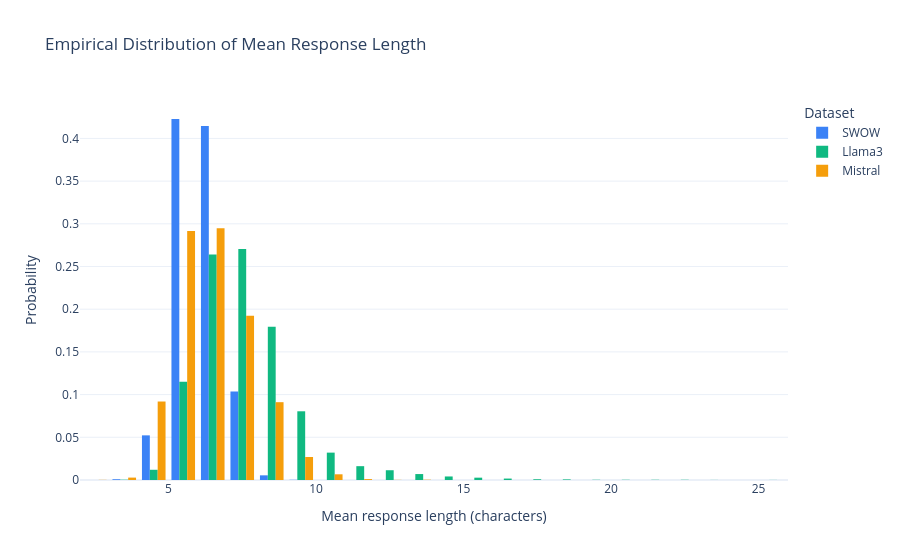

Notebook cell for this chart:
### Markdown cell above
### 5.4 Response Length

In this section, we examine the average length of responses produced for each cue word.

We use the `mean_response_length` feature calculated during data preparation, which measures the average number of characters per response, including spaces.

Our goal is to investigate whether human and LLM-generated associations show different response length patterns.

Response length is a lexical property and does not directly measure semantic complexity or the quality of an association.

### Code cell
# compare empirical distributions of mean response length

length_data = pd.concat(
    [
        df[["cue", "mean_response_length"]].assign(Dataset=name)
        for name, df in cue_features.items()
    ],
    ignore_index=True
)

fig = px.histogram(
    length_data,
    x="mean_response_length",
    color="Dataset",
    histnorm="probability",
    barmode="group",
    nbins=35,
    title="Empirical Distribution of Mean Response Length",
    color_discrete_map={
        "SWOW": "#3B82F6",
        "Llama3": "#10B981",
        "Mistral": "#F59E0B"
    }
)

fig.update_layout(
    xaxis_title="Mean response length (characters)",
    yaxis_title="Probability",
    template="plotly_white"
)

fig.show()

### Figure 1 — Plotly figure (JSON) as saved in the notebook; plotly's stock layout.template omitted (floating-point values rounded to 4 significant figures; data arrays with more than 128 entries replaced by an {"elided": "..."} marker saying what was removed)
{"data": [{"alignmentgroup": "True", "bingroup": "x", "histnorm": "probability", "hovertemplate": "Dataset=SWOW<br>mean_response_length=%{x}<br>probability=%{y}<extra></extra>", "legendgroup": "SWOW", "marker": {"color": "#3B82F6", "pattern": {"shape": ""}}, "name": "SWOW", "nbinsx": 35, "offsetgroup": "SWOW", "orientation": "v", "showlegend": true, "type": "histogram", "x": {"elided": "12282 float values"}, "xaxis": "x", "yaxis": "y"}, {"alignmentgroup": "True", "bingroup": "x", "histnorm": "probability", "hovertemplate": "Dataset=Llama3<br>mean_response_length=%{x}<br>probability=%{y}<extra></extra>", "legendgroup": "Llama3", "marker": {"color": "#10B981", "pattern": {"shape": ""}}, "name": "Llama3", "nbinsx": 35, "offsetgroup": "Llama3", "orientation": "v", "showlegend": true, "type": "histogram", "x": {"elided": "11359 float values"}, "xaxis": "x", "yaxis": "y"}, {"alignmentgroup": "True", "bingroup": "x", "histnorm": "probability", "hovertemplate": "Dataset=Mistral<br>mean_response_length=%{x}<br>probability=%{y}<extra></extra>", "legendgroup": "Mistral", "marker": {"color": "#F59E0B", "pattern": {"shape": ""}}, "name": "Mistral", "nbinsx": 35, "offsetgroup": "Mistral", "orientation": "v", "showlegend": true, "type": "histogram", "x": {"elided": "11392 float values"}, "xaxis": "x", "yaxis": "y"}], "layout": {"barmode": "group", "legend": {"title": {"text": "Dataset"}, "tracegroupgap": 0}, "title": {"text": "Empirical Distribution of Mean Response Length"}, "xaxis": {"anchor": "y", "domain": [0, 1], "title": {"text": "Mean response length (characters)"}}, "yaxis": {"anchor": "x", "domain": [0, 1], "title": {"text": "Probability"}}}}
